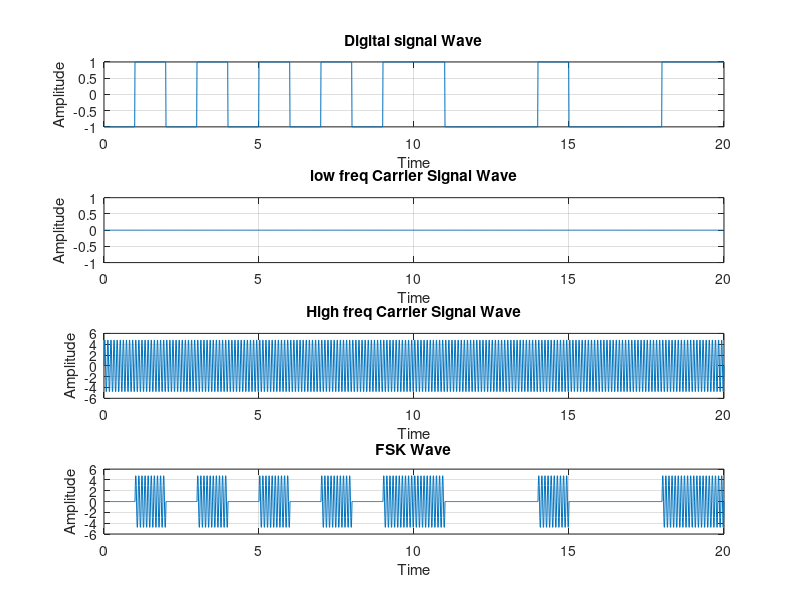

Source code (MATLAB):
%% FSK Digital Modulation
clear;
fc = input('enter the carrier signal freqency');
fd = input('enter the shift freqency');
Ac = input('enter the carrier signal amplitude');
 

%% Generating Square wave
dig = randi([0 1],1,20,'double');
n = length(dig);
for i = 1:n
    if (dig(i) == 0)
        b_p(i) = -1;
    else
        b_p(i) = 1;
    end
end
t=0:0.01:n;
x = 1:1:(n+1)*100;
for i = 1:n
    for j = i:.1:i+1
        Dig(x(i*100:(i+1)*100)) = b_p(i);
    end
end
Dig = Dig(100:end);
subplot(4,1,1) 
plot(t,Dig)
grid on;
xlabel('Time')
ylabel('Amplitude')
title('Digital signal Wave')

%% Carrier Wave
w= 2*pi*fc*t;
w0= 2*pi*fd*t;
carl = Ac.*sin(w-w0);
subplot(4,1,2) 
plot(t,carl)
grid on;
xlabel('Time')
ylabel('Amplitude')
title('low freq Carrier Signal Wave')

carh = Ac.*sin(w+w0);
subplot(4,1,3) 
plot(t,carh)
grid on;
xlabel('Time')
ylabel('Amplitude')
title('High freq Carrier Signal Wave')

%% FSK Modulation

fsk_wave = Ac.*sin(w + (Dig).*w0);
subplot(4,1,4) 
plot(t,fsk_wave)
grid on;
xlabel('Time')
ylabel('Amplitude')
title('FSK Wave')

